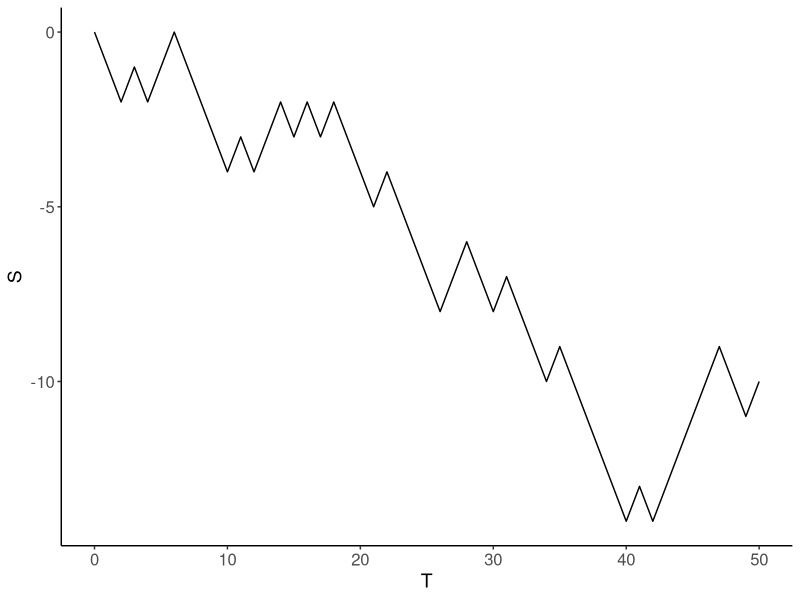

This chart was generated by the following R code:
library(ggplot2)
sequence <- seq(1,50, by =1)
pos = 0
history = NULL
for (x in sequence){
  prob = runif(1)
  if (prob < .5)
    pos = pos + 1
  else
    pos = pos -1
  history = c(history, pos)
}
history <- c(0, history)
tiempos <- c(0, sequence)

df <- data.frame(cbind(tiempos,history))

df.colnames <- c('x', 'P1')

ggplot(data=df, aes(x=tiempos, y=history)) +
  geom_line(color="black") + xlab("T") + ylab("S") + theme_classic() +
  theme(axis.text=element_text(size=12), axis.title=element_text(size=14)) 
